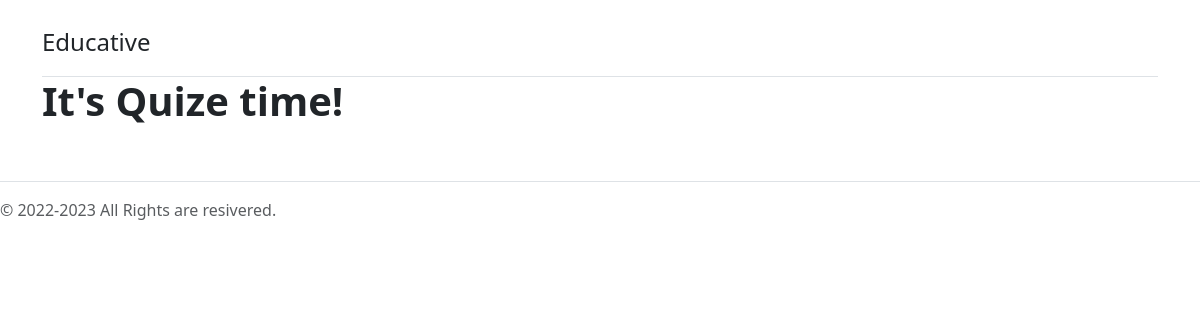
The page /Registration/quize on the database as committed earlier.
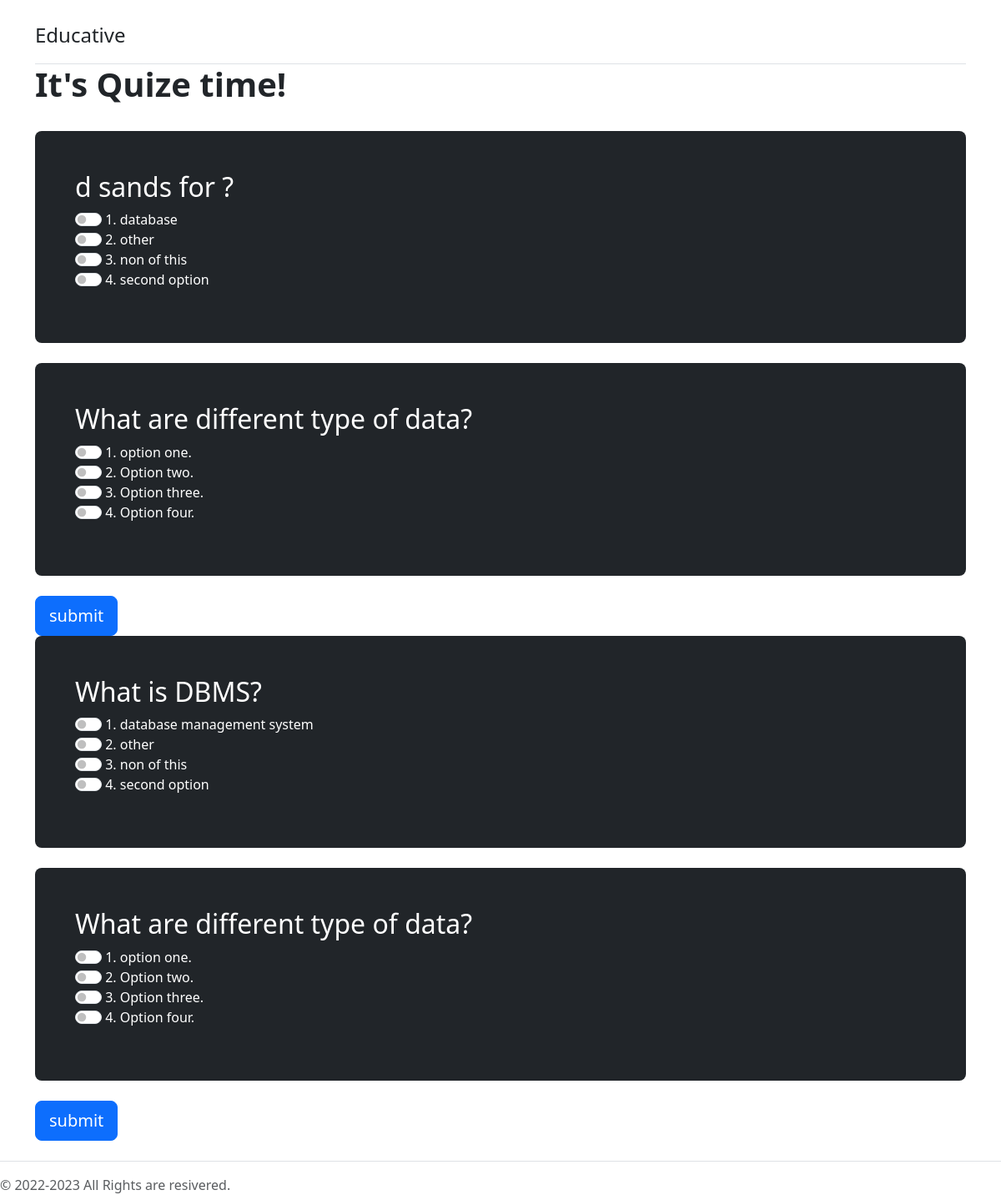
The same page on the database as committed later.
### Registration/models.py (models this page shows, shortened)
class Quize_questions(models.Model):
    Quize_name = models.CharField(max_length=30)
    chaptr_name = models.CharField(max_length=30)
    topic_name = models.CharField(max_length=30)
    question = models.CharField(max_length=500)
    correct_option = models.CharField(max_length=500 , null=True)
    option_one = models.CharField(max_length=200)
    option_two = models.CharField(max_length=200)
    option_three = models.CharField(max_length=200)

### Registration/views.py (the view)
# urls.py: path('quize',views.quize , name='quize'),
def quize(request):
    Data = Quize_questions.objects.values('topic_name' , 'question' , 'correct_option' , 'option_one' , 'option_two' , 'option_three')
    param = {"Data" : Data }
    return render(request ,"Registration/student/quize.html" ,param)

### Registration/templates/Registration/student/quize.html (shortened to what this page needs)
{% extends 'Registration/basic.html' %}
{% block body %}
  <main>
    <div class="container py-4">
      <header class="pb-3 border-bottom">
        <a href="/" class="d-flex align-items-center text-dark text-decoration-none">
          <span class="fs-4">Educative</span>
        </a>
      </header>
      <h1 class="display-6 fw-bold">It's Quize time!</h1>
    </div>
    {% for i in Data %}
    <div class="container">
      <form class="needs-validation" novalidate>
        <div class="w-100 p-5 text-bg-dark rounded-3  ">
          <h2>{{i.question}}</h2>
          <div class="checkbox mb-3 sform-check form-switch row form-label">
            <label for="one">
              <input class="form-check-input" type="radio" value="one" name="question_one" role="switch" id="one"
                required> 1. {{i.correct_option}}
            </label>
            <label for="two">
              <input class="form-check-input" type="radio" value="two" name="question_one" role="switch" id="two"
                required> 2. {{i.option_one}}
            </label>
            <label for="three">
              <input class="form-check-input" type="radio" value="three" name="question_one" role="switch" id="three"
                required> 3. {{i.option_two}}
            </label>
            <label for="four">
              <input class="form-check-input" type="radio" value="four" name="question_one" role="switch" id="four"
                required> 4. {{i.option_three}}
            </label>
          </div>
        </div>
      <br>
        <div class="w-100 p-5 text-bg-dark rounded-3  ">
          <h2>What are different type of data?</h2>
          <div class="checkbox mb-3 sform-check form-switch row form-label">
            <label for="one1">
              <input class="form-check-input" type="radio" value="one1" name="question_two" role="switch" id="one1"
                required> 1. option one.
            </label>
            <label for="two1">
              <input class="form-check-input" type="radio" value="two1" name="question_two" role="switch" id="two1"
                required> 2. Option two.
            </label>
            <label for="three1">
              <input class="form-check-input" type="radio" value="three1" name="question_two" role="switch" id="three1"
                required> 3. Option three.
            </label>
            <label for="four1">
              <input class="form-check-input" type="radio" value="four1" name="question_two" role="switch" id="four1"
                required> 4. Option four.
            </label>
          </div>
        </div>
        <br>
        <button class="text-center btn btn-lg btn-primary" type="submit" fdprocessedid="op7bv">submit</button>
      </div>
    {% endfor %}
    <footer class="pt-3 mt-4 text-muted border-top">
      &copy; 2022-2023 All Rights are resivered.
    </footer>
  </main>
{% endblock %}

Rows that differ between the two databases and show on the page:
added Quize_questions: question "d sands for ?", correct_option "database", option_one "other", option_two "non of this", option_three "second option"
added Quize_questions: question "What is DBMS?", correct_option "database management system", option_one "other", option_two "non of this", option_three "second option"
